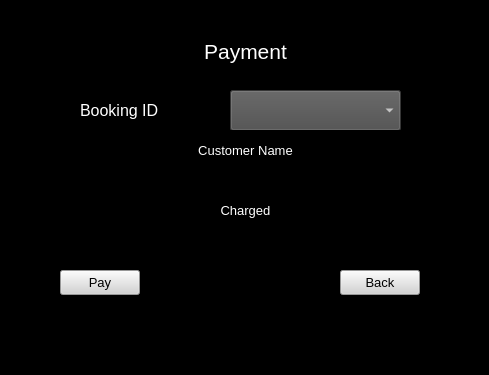
<?xml version="1.0" encoding="UTF-8"?>
<ui version="4.0">
 <class>Payment</class>
 <widget class="QFrame" name="Payment">
  <property name="geometry">
   <rect>
    <x>0</x>
    <y>0</y>
    <width>489</width>
    <height>375</height>
   </rect>
  </property>
  <property name="windowTitle">
   <string>Frame</string>
  </property>
  <property name="styleSheet">
   <string notr="true">background-color: rgb(0, 0, 0);
color: rgb(255, 255, 255);</string>
  </property>
  <widget class="QLabel" name="label">
   <property name="geometry">
    <rect>
     <x>0</x>
     <y>36</y>
     <width>491</width>
     <height>31</height>
    </rect>
   </property>
   <property name="font">
    <font>
     <pointsize>16</pointsize>
    </font>
   </property>
   <property name="styleSheet">
    <string notr="true">color: rgb(255, 255, 255);</string>
   </property>
   <property name="text">
    <string>Payment</string>
   </property>
   <property name="alignment">
    <set>Qt::AlignCenter</set>
   </property>
  </widget>
  <widget class="QComboBox" name="txt_ID">
   <property name="geometry">
    <rect>
     <x>230</x>
     <y>90</y>
     <width>171</width>
     <height>41</height>
    </rect>
   </property>
   <property name="styleSheet">
    <string notr="true">background-color: rgb(76, 76, 76);
color: rgb(255, 255, 255);</string>
   </property>
  </widget>
  <widget class="QLabel" name="label_2">
   <property name="geometry">
    <rect>
     <x>80</x>
     <y>90</y>
     <width>121</width>
     <height>41</height>
    </rect>
   </property>
   <property name="font">
    <font>
     <pointsize>12</pointsize>
    </font>
   </property>
   <property name="styleSheet">
    <string notr="true">color: rgb(255, 255, 255);</string>
   </property>
   <property name="text">
    <string>Booking ID</string>
   </property>
  </widget>
  <widget class="QLabel" name="lbl_Driver">
   <property name="geometry">
    <rect>
     <x>0</x>
     <y>170</y>
     <width>491</width>
     <height>20</height>
    </rect>
   </property>
   <property name="font">
    <font>
     <pointsize>10</pointsize>
    </font>
   </property>
   <property name="styleSheet">
    <string notr="true">color: rgb(170, 0, 0);</string>
   </property>
   <property name="text">
    <string/>
   </property>
   <property name="alignment">
    <set>Qt::AlignCenter</set>
   </property>
  </widget>
  <widget class="QLabel" name="lbl_Payment">
   <property name="geometry">
    <rect>
     <x>0</x>
     <y>230</y>
     <width>491</width>
     <height>20</height>
    </rect>
   </property>
   <property name="font">
    <font>
     <pointsize>10</pointsize>
    </font>
   </property>
   <property name="styleSheet">
    <string notr="true">color: rgb(170, 0, 0);</string>
   </property>
   <property name="text">
    <string/>
   </property>
   <property name="alignment">
    <set>Qt::AlignCenter</set>
   </property>
  </widget>
  <widget class="QPushButton" name="btn_pay">
   <property name="geometry">
    <rect>
     <x>60</x>
     <y>270</y>
     <width>80</width>
     <height>25</height>
    </rect>
   </property>
   <property name="font">
    <font>
     <pointsize>10</pointsize>
    </font>
   </property>
   <property name="styleSheet">
    <string notr="true">background-color: rgb(211, 211, 211);
color: rgb(0, 0, 0);</string>
   </property>
   <property name="text">
    <string>Pay</string>
   </property>
  </widget>
  <widget class="QPushButton" name="btn_back">
   <property name="geometry">
    <rect>
     <x>340</x>
     <y>270</y>
     <width>80</width>
     <height>25</height>
    </rect>
   </property>
   <property name="font">
    <font>
     <pointsize>10</pointsize>
    </font>
   </property>
   <property name="styleSheet">
    <string notr="true">background-color: rgb(211, 211, 211);
color: rgb(0, 0, 0);</string>
   </property>
   <property name="text">
    <string>Back</string>
   </property>
  </widget>
  <widget class="QLabel" name="label_4">
   <property name="geometry">
    <rect>
     <x>0</x>
     <y>130</y>
     <width>491</width>
     <height>41</height>
    </rect>
   </property>
   <property name="font">
    <font>
     <pointsize>10</pointsize>
    </font>
   </property>
   <property name="styleSheet">
    <string notr="true">color: rgb(255, 255, 255);</string>
   </property>
   <property name="text">
    <string>Customer Name</string>
   </property>
   <property name="alignment">
    <set>Qt::AlignCenter</set>
   </property>
  </widget>
  <widget class="QLabel" name="label_5">
   <property name="geometry">
    <rect>
     <x>0</x>
     <y>190</y>
     <width>491</width>
     <height>41</height>
    </rect>
   </property>
   <property name="font">
    <font>
     <pointsize>10</pointsize>
    </font>
   </property>
   <property name="styleSheet">
    <string notr="true">color: rgb(255, 255, 255);</string>
   </property>
   <property name="text">
    <string>Charged</string>
   </property>
   <property name="alignment">
    <set>Qt::AlignCenter</set>
   </property>
  </widget>
 </widget>
 <resources/>
 <connections/>
</ui>
